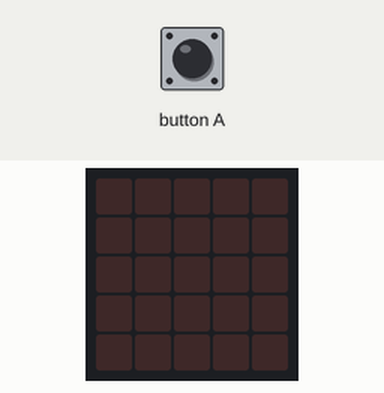
Simulated run of this program. Board: BBC micro:bit (MakeCode). Shown: the board's 5×5 LED display. Inputs (shaded band) come from the test bench. The 48×5 strip is a reading aid, not a part: it shows the text the display is scrolling, unrolled, one strip-width of it at a time.

Above: at 1.2 s.
1.3 s: button A pressed for 0.15 s
At 2.0 s:
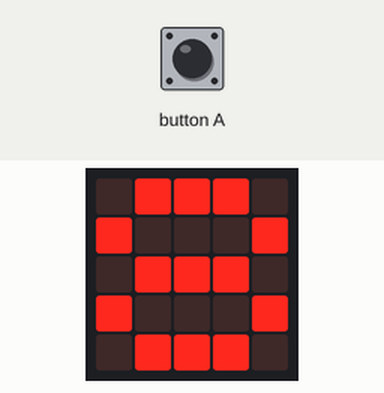
At 4.2 s:
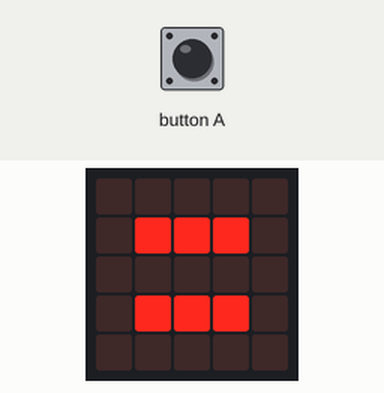
4.4 s: button A pressed for 0.15 s
At 8.5 s:
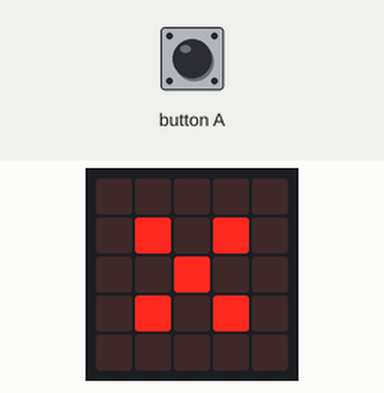
Timing chart, 0 to 10.0 s (numbered marks = the images above; inputs shaded):
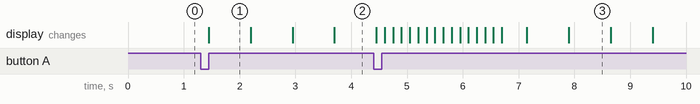

The program:

main.ts
```typescript
input.onButtonPressed(Button.A, function () {
    γινόμενο = α * β
    basic.showNumber(α)
    basic.showString("*")
    basic.showNumber(β)
    basic.showString("=")
    basic.showNumber(γινόμενο)
})
let γινόμενο = 0
let β = 0
let α = 0
α = 8
β = 4
```

test.ts
```typescript
// οι δοκιμές πηγαίνουν εδώ, δεν θα γίνει εκτέλεση όταν αυτό το πακέτο χρησιμοποιηθεί ως επέκταση.
```

Measured:
- after the input at 1.3 s, the display: changes after 0.15 s (image 1)
- what the display in image 1 shows lasts 0.7 s, from 1.5 s to 2.2 s
